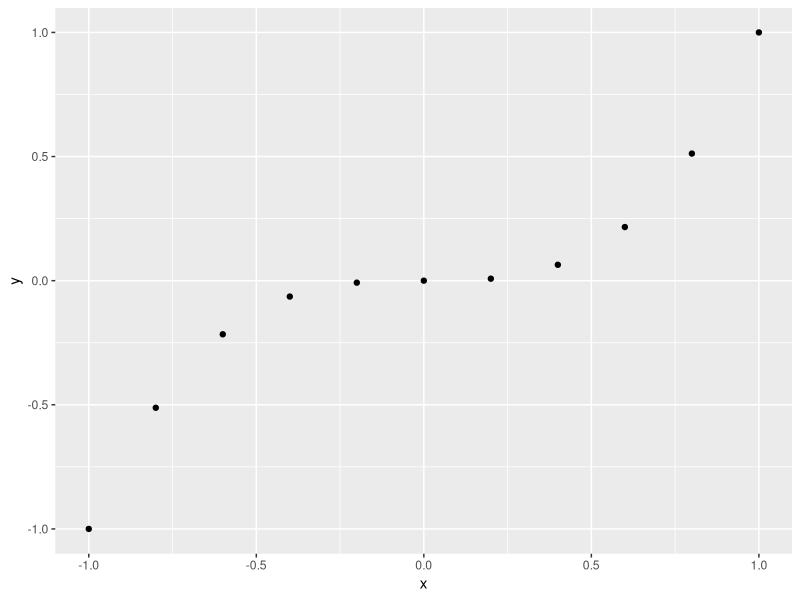
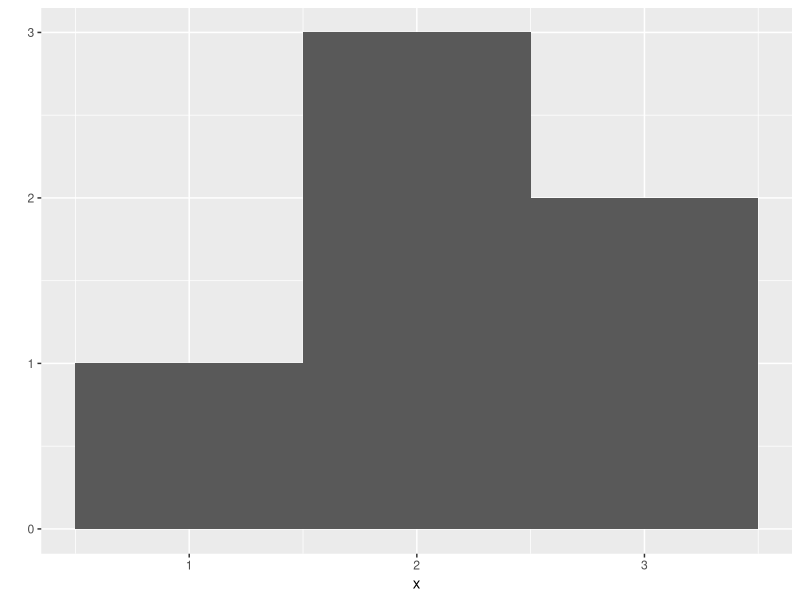
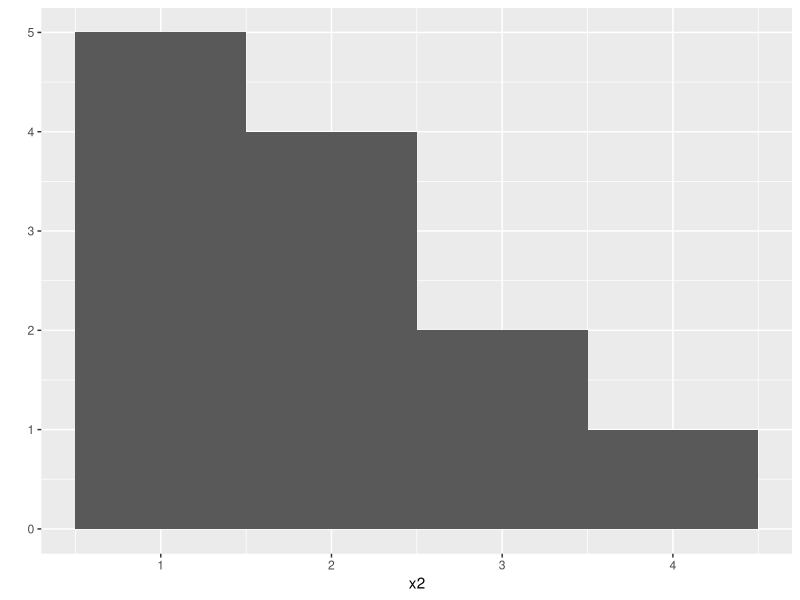
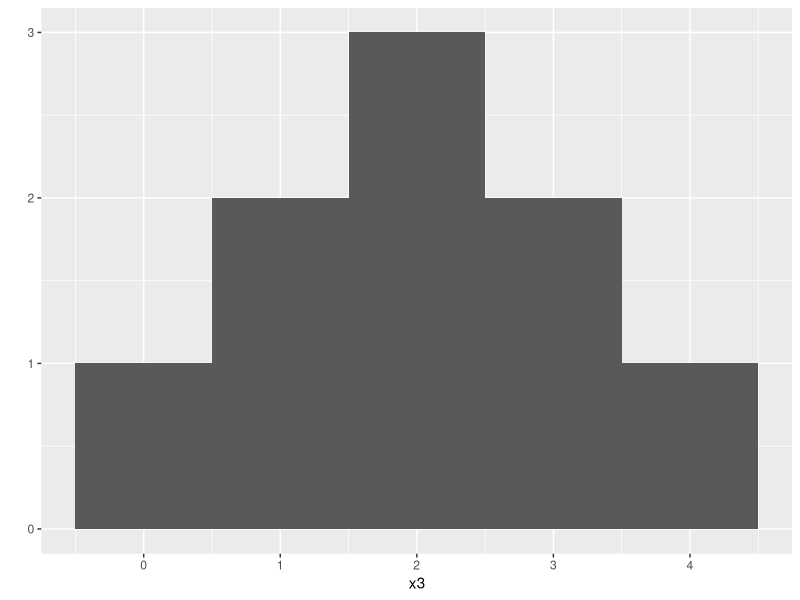
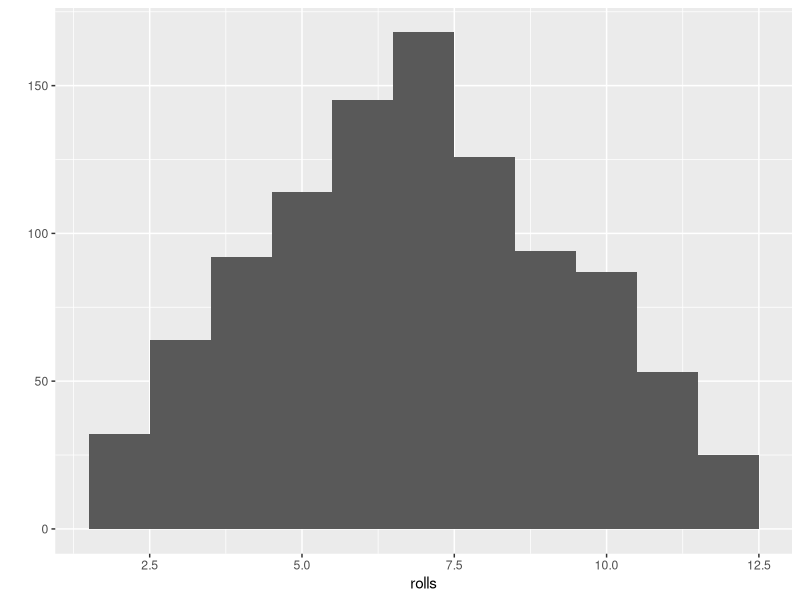
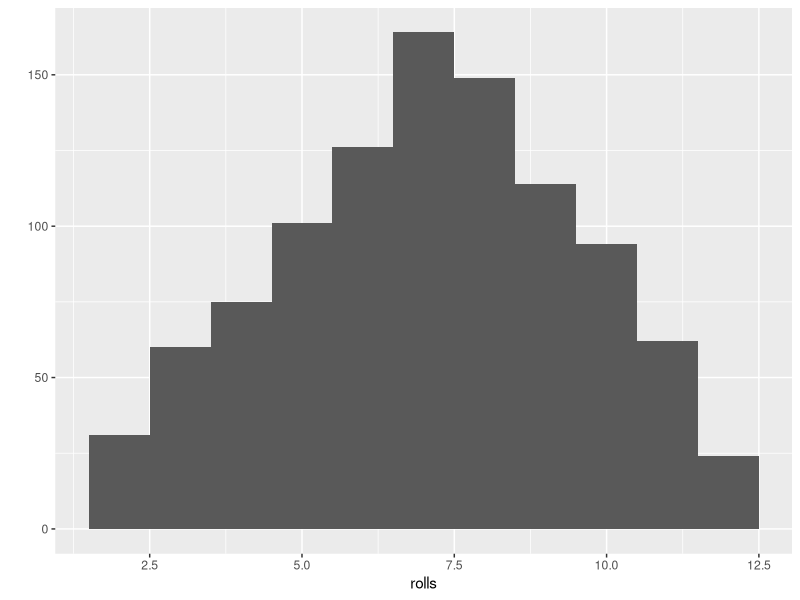

Source code (R) for these figures, in order:
library("ggplot2")
qplot

x <- c(-1, -0.8, -0.6, -0.4, -0.2, 0, 0.2, 0.4, 0.6, 0.8, 1)
x

y <- x^3
y

qplot(x,y)

x <- c(1, 2, 2, 2, 3, 3)
qplot(x, binwidth = 1)

x2 <- c(1, 1, 1, 1, 1, 2, 2, 2, 2, 3, 3, 4)
qplot(x2, binwidth = 1)

x3 <- c(0, 1, 1, 2, 2, 2, 3, 3, 4)
qplot(x3, binwidth = 1)

replicate(3, 1+1)
roll <- function() { 
     die <- 1:6
     dice <- sample(die, size = 2, replace = TRUE)
     sum(dice)
   }
replicate(10, roll())

rolls <- replicate(1000, roll())
qplot(rolls, binwidth = 1)

?sqrt
?log10
?sample

??log

?sample

roll <- function(){
  die <- 1:6
  dice <- sample(die, size = 2, replace = TRUE)
  prob = c(1/8, 1/8, 1/8, 1/8, 1/8, 3/8)
  sum(dice)
}

rolls <- replicate(1000, roll())
qplot(rolls, binwidth = 1)